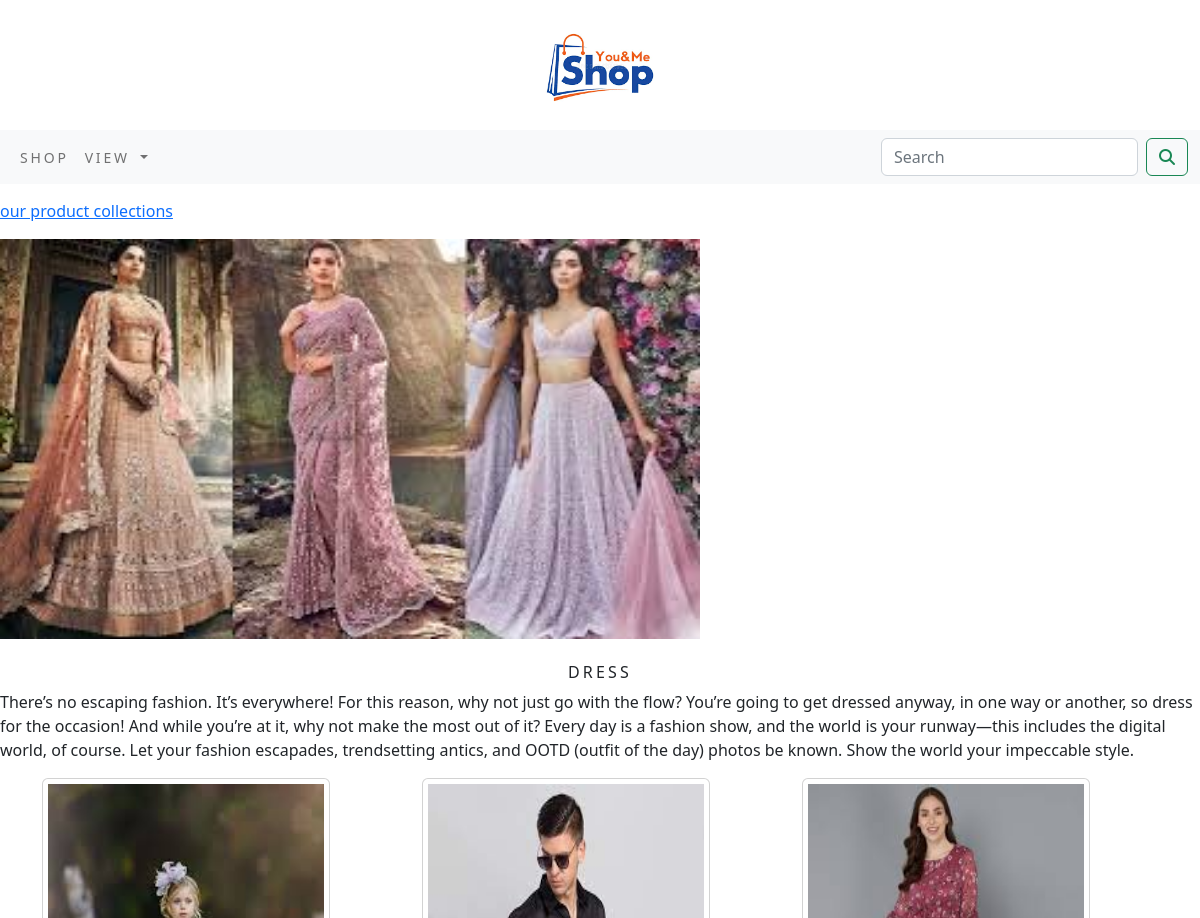
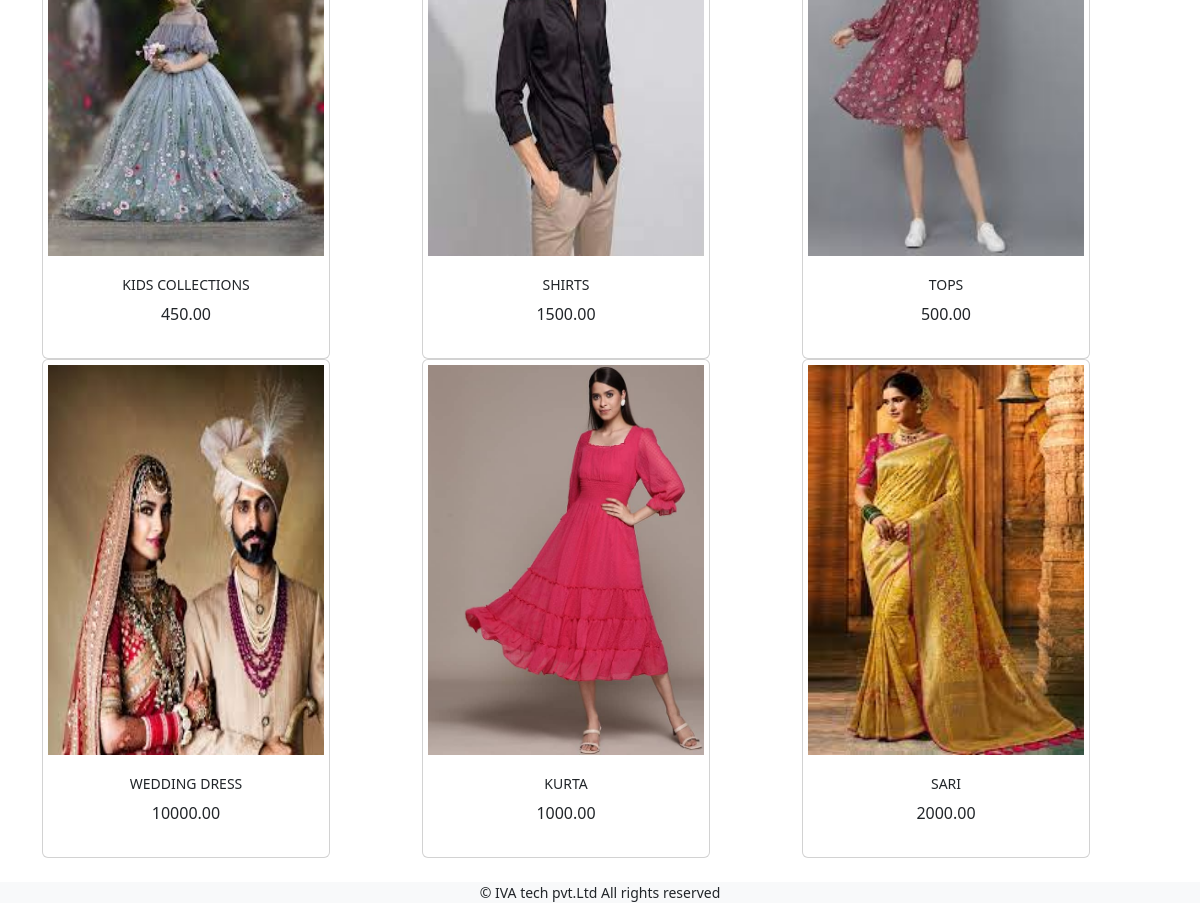
/shop/dress/, run on the app's committed database (2 pictures, top to bottom).
### shop/models.py (models this page shows, shortened)
class Category(models.Model):
    name=models.CharField(max_length=250)
    slug=models.SlugField(max_length=250,unique=True)
    description=models.TextField(blank=True)
    image=models.ImageField(upload_to='category',blank=True)
    class Meta:   ## for storing all the information and ordering items -
        ordering=('name',)
        verbose_name='category'
        verbose_name_plural='categories'
    def get_url(self):
        return reverse('shop:products_by_category',args=[self.slug,])

class Product(models.Model):
    name = models.CharField(max_length=250,unique=True)
    slug = models.SlugField(max_length=250, unique=True)
    description = models.TextField(blank=True)
    price=models.DecimalField(max_digits=10,decimal_places=2)
    category=models.ForeignKey(Category,on_delete=models.CASCADE)
    image = models.ImageField(upload_to='product', blank=True)
    stock=models.IntegerField()
    available=models.BooleanField(default=True)
    created=models.DateTimeField(auto_now_add=True)
    updated=models.DateTimeField(auto_now=True)
    def get_url(self):
        return reverse('shop:prodCatdetail',args=[self.category.slug,self.slug])
    class Meta:
        ordering=('name',)
        verbose_name='product'
        verbose_name_plural='products'

### shop/views.py (the view)
# urls.py: path('',views.allProductCat,name='allProductCat'),
def allProductCat(request,c_slug=None):
    c_page=None
    products_list=None
    if c_slug!=None:
        c_page=get_object_or_404(Category,slug=c_slug)
        products_list=Product.objects.all().filter(category=c_page,available=True)
    else:
        products_list=Product.objects.all().filter(available=True)
    paginator=Paginator(products_list,6)
    try:
        page=int(request.GET.get('page',1))
    except:
        page=1
    try:
        products=paginator.page(page)
    except (EmptyPage,InvalidPage):
        products=paginator.page(paginator.num_pages)
    return render(request,'category.html',{'category':c_page,'products':products})

### cart_app/context_processors.py (called while the page is built)
def counter(request):
    item_count=0
    if 'admin' in request.path:
        return {}
    else:
        try:
            cart=Cart.objects.filter(cart_id=_cart_id(request))
            car_items=CartItem.objects.all().filter(cart=cart[:1])
            for cart_item in car_items:
                item_count+=cart_item.quantity
        except Cart.DoesNotExist:
            item_count = 0
    return dict(item_count=item_count)

### cart_app/views.py (called while the page is built)
def _cart_id(request):
   cart=request.session.session_key
   if not cart:
      cart=request.session.create()
   return cart

### shop/context_processors.py (called while the page is built)
def menu_links(request):
    links=Category.objects.all()
    return dict(links=links)

### templates/category.html (shortened to what this page needs)
{% extends 'base.html' %}
{% load static %}
{% block content %}
{% if category %}
   <div>
       <div class="row my_row_class">
           <div class="mx-auto">
           <p><a href="{% url 'shop:allProductCat' %}">our product collections</a></p>
           </div>
       </div>
   </div>
{% endif %}
<div class="mx_auto">
    {% if category %}
    <img class="my_image" src="{{category.image.url}}" alt="{{category.name}}">
</div>
    <br>
<div>
    <h1 class="text-center my_title">{{category.name}}</h1>
    <p class="text-justify">{{category.description}}</p>
</div>
    {% endif %}
<div class="container">
    <div class="row mx_auto">
        {% for product in products.object_list %}
        <div class="my_bootom_margin col-9 col-sm-12 col-md-4 xol-lg-4" >
            <div class="card text-center" style="width:18rem;">
                <a href="{{product.get_url}}"><img class="card-img-top my_image my_image_padding" height="350px" width="400px" src="{{product.image.url}}" alt="{{product.name}}"></a>
           <div class="card-body">
               <h4>{{product.name}}</h4>
               <p>{{product.price}}</p>
           </div>
            </div>
        </div>
        {% endfor %}
    </div>
    <br>
</div>
{% endblock %}

### static/css/custom.css (style rules this page uses)
.my_row_class { padding-top : 15px; }
.my_image { width:700px; height:400px; }
.my_title { font-size:16px; text-transform:uppercase; letter-spacing: .2em; }
.my_image_padding { padding:5px; }
.card-body h4 { font-size:14px; text-transform:uppercase; lett-spacing:.2em; }

### data on the page
Category: image (picture), name "DRESS", description "There’s no escaping fashion. It’s everywhere! For this reason, why not just go with the flow? You’re going to get dressed anyway, in one way or another, so dress for the occasion! And while you’re at it, why not make the most out of it? Every day is a fashion show, and the world is your runway—this includes the digital world, of course. Let your fashion escapades, trendsetting antics, and OOTD (outfit of the day) photos be known. Show the world your impeccable style."
Product: image (picture), name "KIDS COLLECTIONS", price "450.00"
Product: image (picture), name "SHIRTS", price "1500.00"
Product: image (picture), name "TOPS", price "500.00"
Product: image (picture), name "WEDDING DRESS", price "10000.00"
Product: image (picture), name "KURTA", price "1000.00"
Product: image (picture), name "SARI", price "2000.00"
